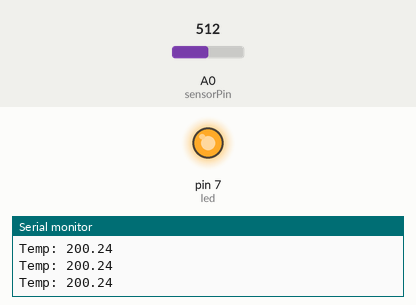
Recording of a sketch running on a simulated Arduino Uno, built with avr-gcc and run on an emulated ATmega328P. Parts: output pins drawn as LEDs (lit = HIGH), the last lines printed to the serial monitor. Inputs (shaded band) come from the test bench; at power-on: A0 (sensorPin) = 512.

Above: at 1.2 s.
1.3 s: A0 (sensorPin) set to 191
2.8 s: A0 (sensorPin) set to 173
At 3.6 s:
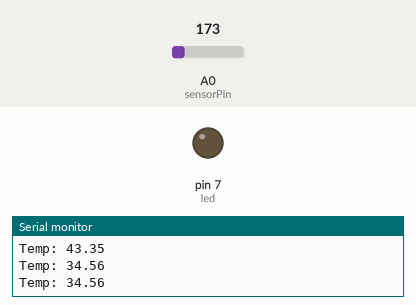
7.5 s: A0 (sensorPin) set to 306
At 8.4 s:
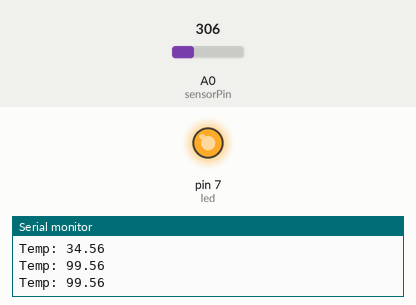
9.0 s: A0 (sensorPin) set to 122
At 9.6 s:
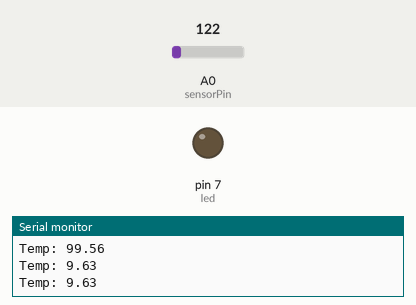
Timing chart, 0 to 11.5 s (numbered marks = the images above; inputs shaded):
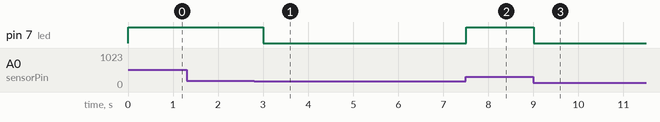

The sketch:

temp_control_system.ino
```cpp
char input;
char mode = 'A';

int sensorPin = A0;
int led = 7;

void setup() {
  Serial.begin(9600);
  pinMode(led, OUTPUT);
}

void loop() {


  if (Serial.available()) {
    input = Serial.read();

    if (input == 'M') {
      mode = 'M';
      Serial.println("Manual Mode");
    }
    else if (input == 'A') {
      mode = 'A';
      Serial.println("Auto Mode");
    }
    else if (mode == 'M') {
      if (input == '1') {
        digitalWrite(led, HIGH);
        Serial.println("LED ON");
      }
      else if (input == '0') {
        digitalWrite(led, LOW);
        Serial.println("LED OFF");
      }
    }
  }


  if (mode == 'A') {

    int reading = analogRead(sensorPin);

    float voltage = reading * (5.0 / 1023.0);
    float temperature = (voltage - 0.5) * 100;

    Serial.print("Temp: ");
    Serial.println(temperature);

    if (temperature > 40) {
      digitalWrite(led, HIGH);
    }
    else {
      digitalWrite(led, LOW);
    }
  }

  delay(500);
}
```

Measured:
- the behaviour switches between 185 and 184 on A0 (sensorPin) (found by bisection; images 0 and 1)
- after the input at 2.8 s, pin 7 (led): HIGH → LOW after 0.20 s
- after the input at 7.5 s, pin 7 (led): LOW → HIGH at once
- after the input at 9.0 s, pin 7 (led): HIGH → LOW at once
